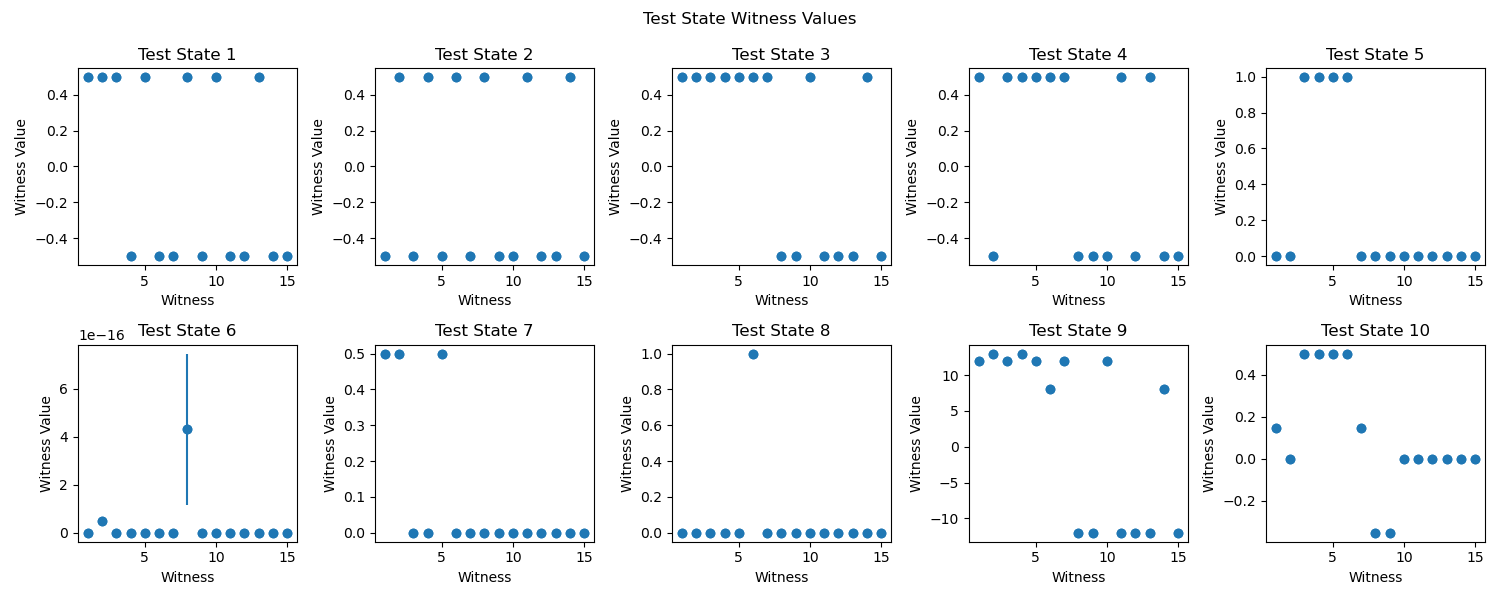

Generate this figure with Python:
from qutip import *
from math import sqrt, cos, sin
import numpy as np
from gen_state import make_W_list
from rho_methods_ONLYGOOD import compute_witnesses, get_rho
import matplotlib.pyplot as plt

"""
Uses compute_witnesses function from Oscar's rho_methods to find the expected witness values for a variety of states
The witness expectation values are displayed graphically for all 15 witnesses.
"""



# basis states to play with
# Basis Notes: 
H = basis(2,0) # ket 1
V = basis(2,1) # ket 2
D = 1/sqrt(2) * (H + V)
A = 1/sqrt(2) * (H - V)

# Bell state Psi = 1/sqrt(2) (|HV> +/- |VH>)
psi_p = 1/sqrt(2)*(tensor(H,V) + tensor(V,H))
psi_n = 1/sqrt(2)*(tensor(H,V) - tensor(V,H))

# Bell state Phi = 1/sqrt(2) (|HH> +/- |VV>)
phi_p = 1/sqrt(2)*(tensor(H,H) + tensor(V,V))
phi_n = 1/sqrt(2)*(tensor(H,H) - tensor(V,V))

eta = np.radians(45)
chi = np.radians(90)


# test which bell states are witnessed by which operators
test_1 = psi_p # entangled
test_2 = psi_n # entangled
test_3 = phi_p # entangled
test_4 = phi_n # entangled
test_5 = phi_p + phi_n # not entangled
test_6 = psi_p + psi_n # not entangled
test_7 = 1/sqrt(2) * (phi_p + psi_p) # not entangled
test_8 = phi_n + psi_n # not entangled
test_9 = 1/sqrt(2) * (psi_p + 1j*psi_n)#(5*phi_p + 1j*psi_n) # entangled
test_10 = np.cos(eta)*phi_p + np.exp(1j*chi)*np.sin(eta)*phi_n # entangled

test_states = [test_1, test_2, test_3, test_4, test_5, test_6, test_7, test_8, test_9, test_10]
test_rho = [ket2dm(state).full() for state in test_states]


state_wit_vals = {} # stores all the states corresponding witness measurements. 
for i in range(len(test_rho)):
    state_wit_vals[i] = [[] for i in range(15)]


num_tries = 1
for j in range(num_tries):
    for i,rho in enumerate(test_rho):
        wit_list = compute_witnesses(rho)
        for m in range(len(wit_list)):
            state_wit_vals[i][m] += [wit_list[m]]


# Create a figure with 2 rows and 5 columns of subplots
fig, axes = plt.subplots(2, 5, figsize=(15, 6))
fig.suptitle('Test State Witness Values')  # Add a title to the whole figure

# the x values are the different witnesses possible to run on the state
x = range(16)[1:]

# Create 10 subplots
for i, ax in enumerate(axes.flatten()):
    y = []
    y_err = []
    for j in range(15):
        y += [np.mean(state_wit_vals[i][j])]
        y_err += [np.std(state_wit_vals[i][j])/np.sqrt(num_tries)]

    ax.scatter(x, y, label=f'Test {i+1}')  # Plot the data
    ax.errorbar(x,y,y_err, label=f'Error {i+1}', fmt='o')
    ax.set_title(f'Test State {i+1}')  # Set subplot titles
    ax.set_xlabel('Witness')  # Set X-axis label
    ax.set_ylabel('Witness Value')  # Set Y-axis label

plt.tight_layout()  # Adjust subplot spacing
plt.show()
